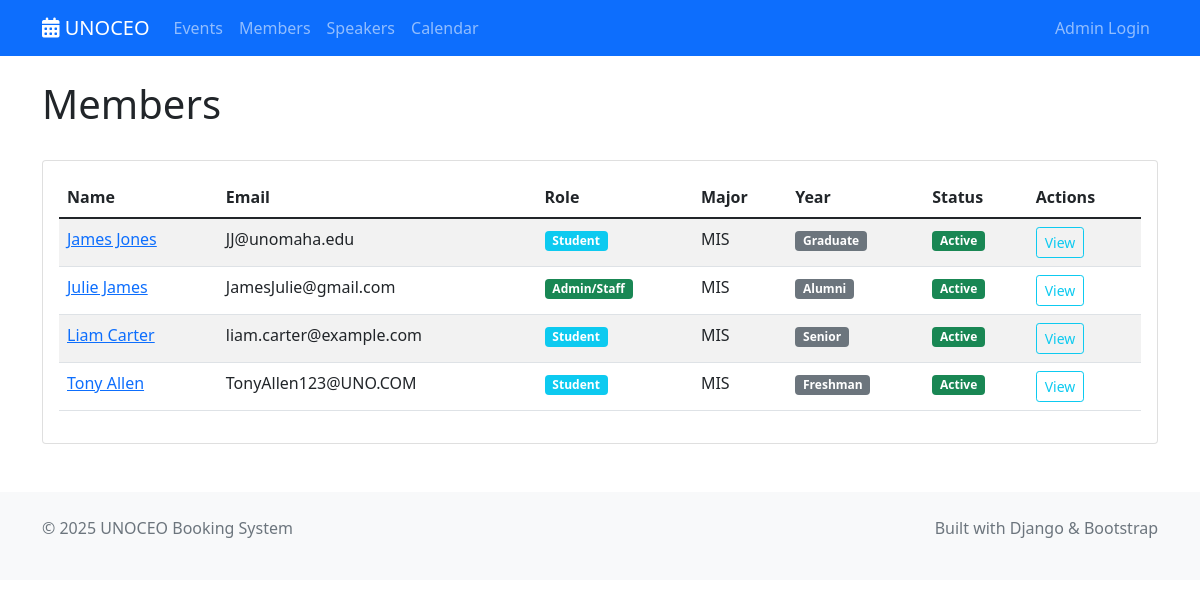
The page /members/ on the database its author committed.
### shared/models.py (models this page shows, shortened)
class Member(models.Model):
    MEMBERSHIP_ROLES = [
        ('student', 'Student'),
        ('admin', 'Admin/Staff'),
    ]
    YEAR_CHOICES = [
        ('freshman', 'Freshman'),
        ('sophomore', 'Sophomore'),
        ('junior', 'Junior'),
        ('senior', 'Senior'),
        ('graduate', 'Graduate'),
        ('alumni', 'Alumni'),
    ]
    user = models.OneToOneField(User, on_delete=models.CASCADE, null=True, blank=True)
    name = models.CharField(max_length=200)
    email = models.EmailField(validators=[EmailValidator()])
    membership_role = models.CharField(max_length=20, choices=MEMBERSHIP_ROLES, default='student')
    major = models.CharField(max_length=100, blank=True, help_text="Student's major/field of study")
    year = models.CharField(max_length=20, choices=YEAR_CHOICES, blank=True, help_text="Academic year level")
    is_active = models.BooleanField(default=True)
    created_at = models.DateTimeField(auto_now_add=True)
    updated_at = models.DateTimeField(auto_now=True)
    class Meta:
        ordering = ['name']

### member_management/display/views.py (the view)
# urls.py: path('', views.MemberListView.as_view(), name='list'),
class MemberListView(ListView):
    model = Member
    template_name = 'member_management/list.html'
    context_object_name = 'members'
    paginate_by = 20
    def get_queryset(self):
        return Member.objects.filter(is_active=True).order_by('name')

### member_management/display/templates/member_management/list.html (shortened to what this page needs)
{% extends 'base.html' %}
{% block content %}
<div class="container mt-4">
    <div class="d-flex justify-content-between align-items-center mb-4">
        <h1>Members</h1>
    </div>
    {% if members %}
        <div class="row">
            <div class="col-12">
                <div class="card">
                    <div class="card-body">
                        <div class="table-responsive">
                            <table class="table table-striped">
                                <thead>
                                    <tr>
                                        <th>Name</th>
                                        <th>Email</th>
                                        <th>Role</th>
                                        <th>Major</th>
                                        <th>Year</th>
                                        <th>Status</th>
                                        <th>Actions</th>
                                    </tr>
                                </thead>
                                <tbody>
                                    {% for member in members %}
                                        <tr>
                                            <td>
                                                <a href="{% url 'member_management:detail' member.pk %}">
                                                    {{ member.name }}
                                                </a>
                                            </td>
                                            <td>{{ member.email }}</td>
                                            <td>
                                                {% if member.membership_role %}
                                                    <span class="badge bg-{% if member.membership_role == 'admin' %}success{% elif member.membership_role == 'student' %}info{% else %}secondary{% endif %}">
                                                        {{ member.get_membership_role_display }}
                                                    </span>
                                                {% else %}
                                                    <span class="badge bg-info">Student</span>
                                                {% endif %}
                                            </td>
                                            <td>{{ member.major|default:"—" }}</td>
                                            <td>
                                                {% if member.year %}
                                                    <span class="badge bg-secondary">
                                                        {{ member.get_year_display }}
                                                    </span>
                                                {% else %}
                                                    —
                                                {% endif %}
                                            </td>
                                            <td>
                                                {% if member.is_active %}
                                                    <span class="badge bg-success">Active</span>
                                                {% else %}
                                                    <span class="badge bg-secondary">Inactive</span>
                                                {% endif %}
                                            </td>
                                            <td>
                                                <div class="btn-group btn-group-sm">
                                                    <a href="{% url 'member_management:detail' member.pk %}"
                                                       class="btn btn-outline-info btn-sm">
                                                        View
                                                    </a>
                                                </div>
                                            </td>
                                        </tr>
                                    {% endfor %}
                                </tbody>
                            </table>
                        </div>
                    </div>
                </div>
            </div>
        </div>
    {% endif %}
</div>
{% endblock %}

### rows shown on the page
Member: name "James Jones", email "JJ@unomaha.edu", membership_role "Student", major "MIS", year "Graduate", is_active "Active"
Member: name "Julie James", email "JamesJulie@gmail.com", membership_role "Admin/Staff", major "MIS", year "Alumni", is_active "Active"
Member: name "Liam Carter", email "liam.carter@example.com", membership_role "Student", major "MIS", year "Senior", is_active "Active"
Member: name "Tony Allen", email "TonyAllen123@UNO.COM", membership_role "Student", major "MIS", year "Freshman", is_active "Active"
